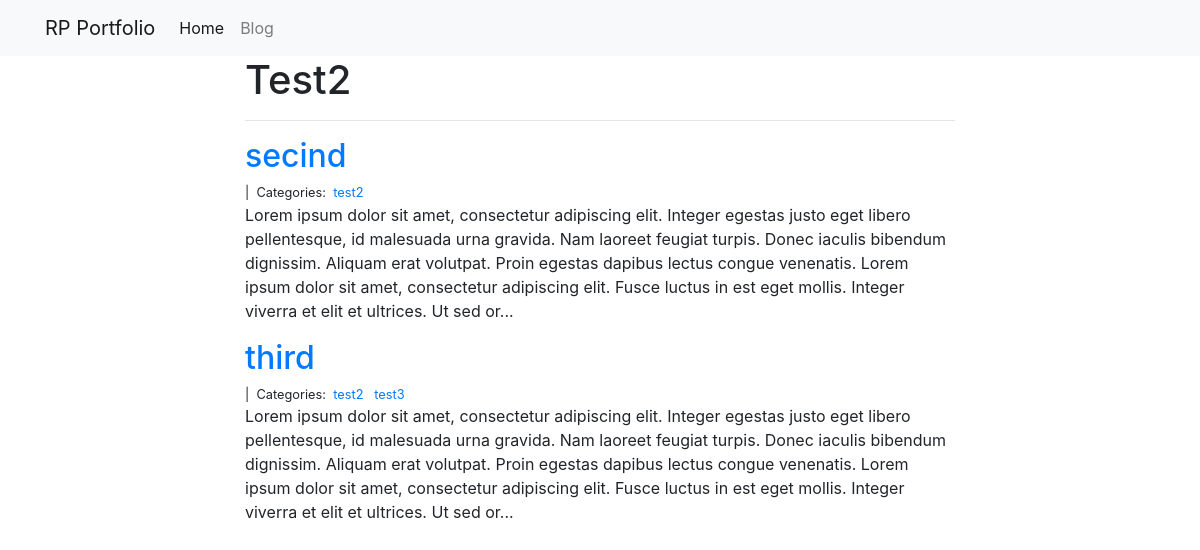
Screenshot of /blog/test2/ with the database file from the repository.
### blog/models.py (models this page shows)
class Category(models.Model):
    name = models.CharField(max_length=20)

class Post(models.Model):
    title = models.CharField(max_length=255)
    body = models.TextField()
    created_on = models.DateTimeField(auto_now_add=True)
    last_modified = models.DateTimeField(auto_now=True)
    categories = models.ManyToManyField('Category', related_name='posts')

### blog/views.py (the view)
# urls.py: path("<category>/", views.blog_category, name="blog_category"),
def blog_category(request, category):
    posts = Post.objects.filter(categories__name__contains=category).order_by(
        "-created_on"
    )
    context = {"category": category, "posts": posts}
    return render(request, "blog_category.html", context)

### blog/templates/blog_category.html
{% extends "base.html" %}
{% block page_content %}
<div class="col-md-8 offset-md-2">
    <h1>{{ category | title }}</h1>
    <hr>
    {% for post in posts %}
    <h2><a href="{% url 'blog_detail' post.pk%}">{{ post.title }}</a></h2>
    <small>
        {{ post.created_on.date }} |&nbsp;
        Categories:&nbsp;
        {% for category in post.categories.all %}
        <a href="{% url 'blog_category' category.name %}">
            {{ category.name }}
        </a>&nbsp;
        {% endfor %}
    </small>
    <p>{{ post.body | slice:":400" }}...</p>
    {% endfor %}
</div>
{% endblock %}

### rows the page displays
Category: name "Test2", name "test2"
Post: title "secind", body "Lorem ipsum dolor sit amet, consectetur adipiscing elit. Integer egestas justo eget libero pellentesque, id malesuada urna gravida. Nam laoreet feugiat turpis. Donec iaculis bibendum dignissim. Aliquam erat volutpat. Proin egestas dapibus lectus congue venenatis. Lorem ipsum dolor sit amet, consectetur adipiscing elit. Fusce luctus in est eget mollis. Integer viverra et elit et ultrices. Ut sed or"
Post: title "third", body "Lorem ipsum dolor sit amet, consectetur adipiscing elit. Integer egestas justo eget libero pellentesque, id malesuada urna gravida. Nam laoreet feugiat turpis. Donec iaculis bibendum dignissim. Aliquam erat volutpat. Proin egestas dapibus lectus congue venenatis. Lorem ipsum dolor sit amet, consectetur adipiscing elit. Fusce luctus in est eget mollis. Integer viverra et elit et ultrices. Ut sed or"
Category: name "test3"
